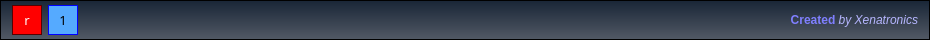
        <widget class="QFrame" name="Top">
         <property name="minimumSize">
          <size>
           <width>930</width>
           <height>40</height>
          </size>
         </property>
         <property name="maximumSize">
          <size>
           <width>16777215</width>
           <height>40</height>
          </size>
         </property>
         <property name="styleSheet">
          <string notr="true">background-color: qlineargradient(spread:pad, x1:0.493, y1:0, x2:0.492925, y2:0.972, stop:0 rgba(24, 37, 54, 255), stop:1 rgba(81, 88, 100, 255))</string>
         </property>
         <property name="frameShape">
          <enum>QFrame::StyledPanel</enum>
         </property>
         <property name="frameShadow">
          <enum>QFrame::Raised</enum>
         </property>
         <layout class="QHBoxLayout" name="horizontalLayout_2">
          <property name="topMargin">
           <number>2</number>
          </property>
          <property name="bottomMargin">
           <number>2</number>
          </property>
          <item>
           <widget class="QPushButton" name="pushButton_close">
            <property name="sizePolicy">
             <sizepolicy hsizetype="Expanding" vsizetype="Fixed">
              <horstretch>0</horstretch>
              <verstretch>0</verstretch>
             </sizepolicy>
            </property>
            <property name="minimumSize">
             <size>
              <width>0</width>
              <height>0</height>
             </size>
            </property>
            <property name="maximumSize">
             <size>
              <width>30</width>
              <height>30</height>
             </size>
            </property>
            <property name="font">
             <font>
              <family>Webdings</family>
              <pointsize>10</pointsize>
             </font>
            </property>
            <property name="styleSheet">
             <string notr="true">QPushButton{
color: rgb(255, 255, 255);
background-color: rgb(255, 0, 0);
border: 1px solid rgb(85, 0, 0);
}

QPushButton:hover{
border: 1px solid white;
}

QPushButton:pressed{
background-color: rgb(208, 0, 0);
}</string>
            </property>
            <property name="text">
             <string>r</string>
            </property>
           </widget>
          </item>
          <item>
           <widget class="QPushButton" name="pushButton_maxi">
            <property name="sizePolicy">
             <sizepolicy hsizetype="Expanding" vsizetype="Expanding">
              <horstretch>0</horstretch>
              <verstretch>0</verstretch>
             </sizepolicy>
            </property>
            <property name="minimumSize">
             <size>
              <width>30</width>
              <height>0</height>
             </size>
            </property>
            <property name="maximumSize">
             <size>
              <width>30</width>
              <height>30</height>
             </size>
            </property>
            <property name="font">
             <font>
              <family>Webdings</family>
              <pointsize>10</pointsize>
             </font>
            </property>
            <property name="styleSheet">
             <string notr="true">


QPushButton{
background-color: rgb(85, 170, 255);
border: 1px solid blue;
}

QPushButton:hover{
border: 1px solid white;
}

QPushButton:pressed{
background-color: rgb(69, 139, 209);
}</string>
            </property>
            <property name="text">
             <string>1</string>
            </property>
            <property name="checkable">
             <bool>true</bool>
            </property>
            <property name="checked">
             <bool>true</bool>
            </property>
           </widget>
          </item>
          <item>
           <spacer name="horizontalSpacer">
            <property name="orientation">
             <enum>Qt::Horizontal</enum>
            </property>
            <property name="sizeHint" stdset="0">
             <size>
              <width>474</width>
              <height>20</height>
             </size>
            </property>
           </spacer>
          </item>
          <item>
           <widget class="QLabel" name="label">
            <property name="sizePolicy">
             <sizepolicy hsizetype="Expanding" vsizetype="Fixed">
              <horstretch>0</horstretch>
              <verstretch>0</verstretch>
             </sizepolicy>
            </property>
            <property name="styleSheet">
             <string notr="true">background-color: transparent;</string>
            </property>
            <property name="text">
             <string>&lt;html&gt;&lt;head/&gt;&lt;body&gt;&lt;p align=&quot;right&quot;&gt;&lt;span style=&quot; font-weight:600; color:#7f7fff;&quot;&gt;Created &lt;/span&gt;&lt;span style=&quot; font-style:italic; color:#b6b6ff;&quot;&gt;by Xenatronics&lt;/span&gt;&lt;/p&gt;&lt;/body&gt;&lt;/html&gt;</string>
            </property>
           </widget>
          </item>
         </layout>
        </widget>
